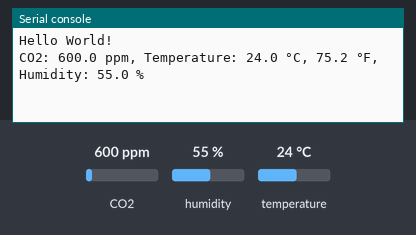
This program was run on a simulated CircuitPython board. Shown: the last lines printed to the serial console. The inputs (shaded band) are chosen by the test bench; at power-on: CO2 600 ppm, humidity 55 %, temperature 24 °C.

Above: at 1.2 s.
1.3 s: CO2 set to 452 ppm
At 6.0 s:
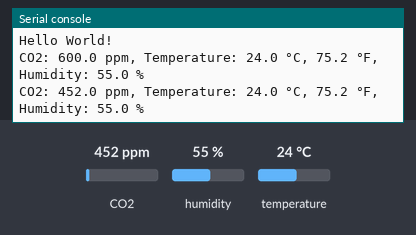
7.3 s: humidity set to 22 %
At 11.0 s:
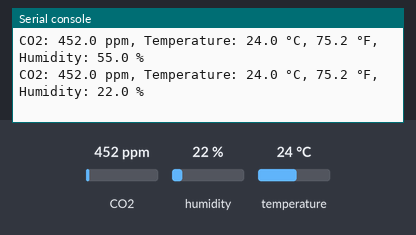
13.3 s: temperature set to 12 °C
At 16.0 s:
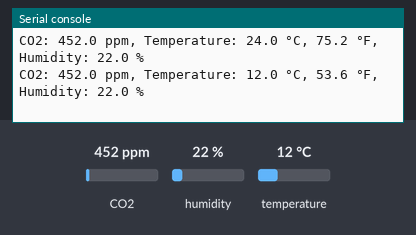

Measured:
- after the input at 1.3 s, the serial console: prints a new line after 3.7 s (image 1)
- after the input at 7.3 s, the serial console: prints a new line after 2.7 s (image 2)
- after the input at 13.3 s, the serial console: prints a new line after 1.7 s (image 3)

The program:

v2_code.py
```python
print("Hello World!")
import adafruit_scd30
import wifi
import board
import time

sensor = adafruit_scd30.SCD30(board.I2C())

while True:
    try:
        co2 = sensor.CO2
        temperature = sensor.temperature
        fahrenheit = temperature * 9 / 5 + 32
        celcius = temperature
        humidity = sensor.relative_humidity
        print(f"CO2: {co2} ppm, Temperature: {temperature} °C, {fahrenheit} °F, Humidity: {humidity} %")
    except Exception as e:
        print(f"Error reading sensor data: {e}")
    time.sleep(5)
```
